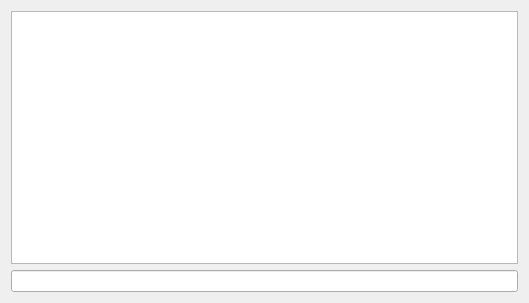
<?xml version="1.0" encoding="UTF-8"?>
<ui version="4.0">
 <class>ChatPage</class>
 <widget class="QWidget" name="ChatPage">
  <property name="geometry">
   <rect>
    <x>0</x>
    <y>0</y>
    <width>529</width>
    <height>303</height>
   </rect>
  </property>
  <property name="windowTitle">
   <string>ChatPage</string>
  </property>
  <layout class="QGridLayout" name="gridLayout">
   <item row="0" column="0">
    <layout class="QVBoxLayout" name="verticalLayout">
     <item>
      <widget class="QTextBrowser" name="tbReadData"/>
     </item>
     <item>
      <widget class="QLineEdit" name="leSendData"/>
     </item>
    </layout>
   </item>
  </layout>
 </widget>
 <layoutdefault spacing="6" margin="11"/>
 <resources/>
 <connections/>
</ui>
